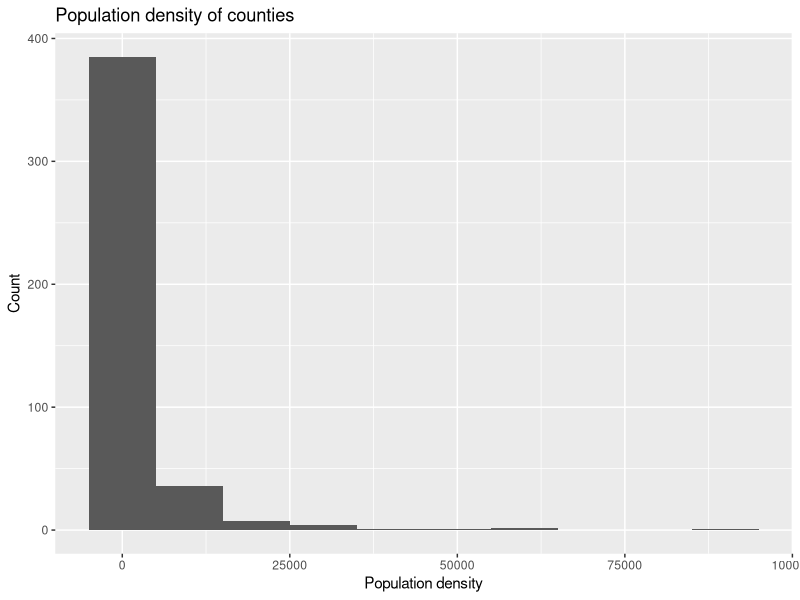
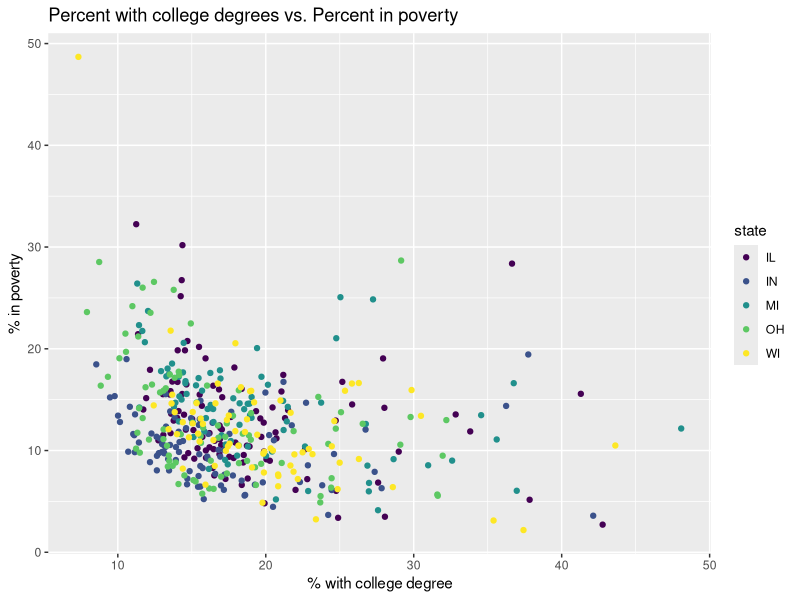
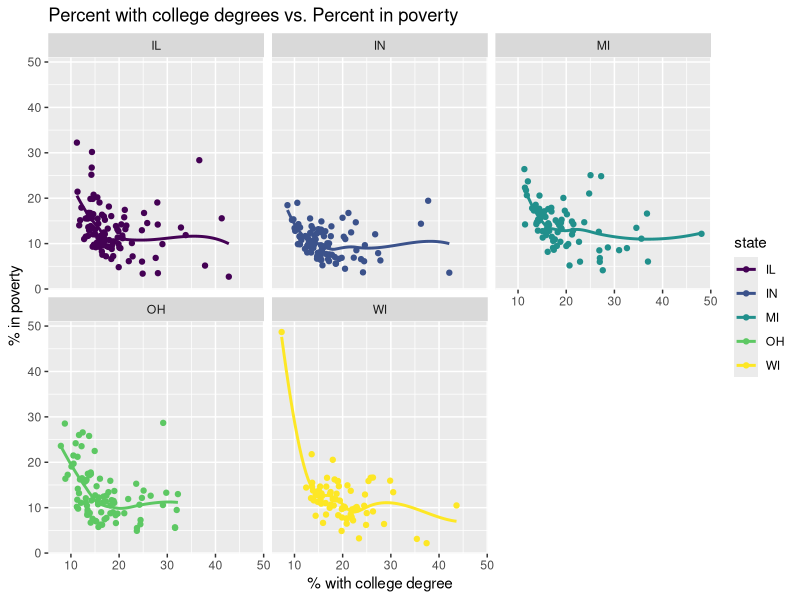
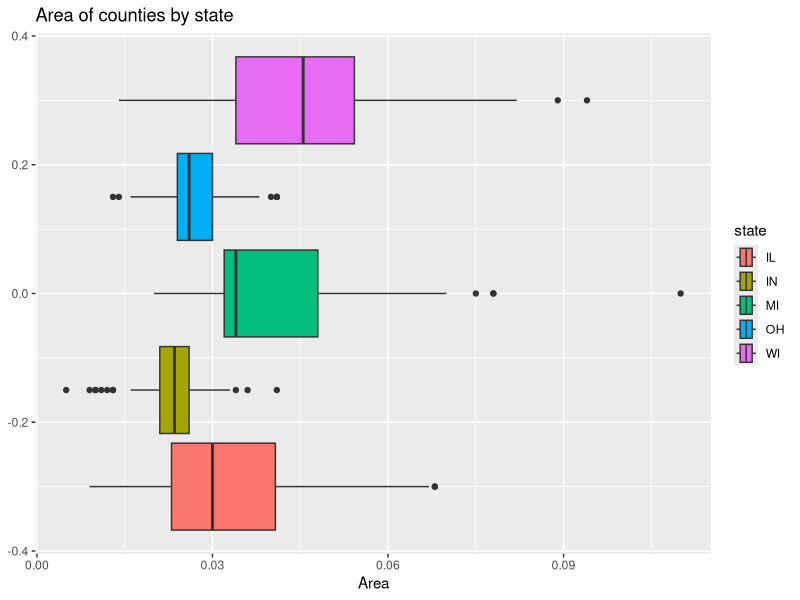
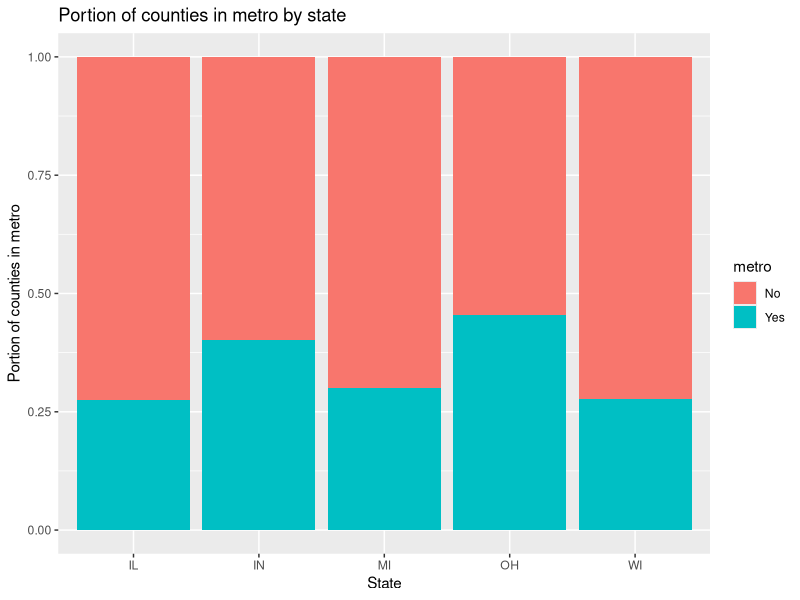
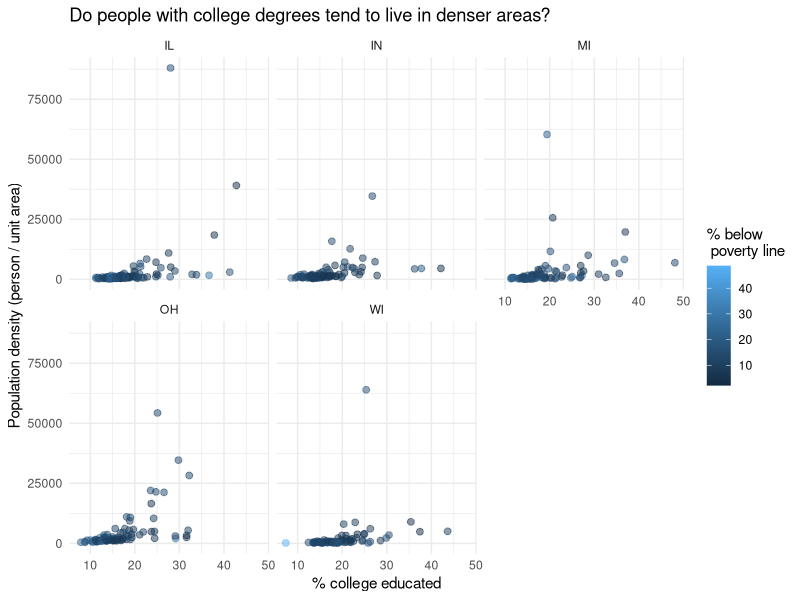

The R script that drew these images, in order:
## ---- chunk 1
#| label: load-packages
#| message: false
library(tidyverse)
library(viridis)
## ---- chunk 2
#| label: exercise-1
ggplot(midwest, aes(x = popdensity)) + 
  geom_histogram(binwidth = 10000) + 
  labs(x = "Population density", 
       y = "Count", 
       title = "Population density of counties")

## ---- chunk 3
#| label: exercise-2
ggplot(midwest, aes(x = percollege, y = percbelowpoverty, color = state)) + 
  geom_point() + 
  scale_color_viridis_d() + 
  labs(x="% with college degree", 
       y="% in poverty", 
       title="Percent with college degrees vs. Percent in poverty")
## ---- chunk 4
#| label: exercise-4
ggplot(midwest, aes(x = percollege, y = percbelowpoverty, color = state)) + 
  geom_point() + 
  facet_wrap(vars(state)) + 
  scale_color_viridis_d() + 
  labs(x = "% with college degree", 
       y = "% in poverty", 
       title = "Percent with college degrees vs. Percent in poverty") +
  geom_smooth(se = FALSE)
## ---- chunk 5
#| label: exercise-5

ggplot(midwest, aes(x=area, fill = state)) + 
  geom_boxplot() + 
  labs(x="Area", title="Area of counties by state")
## ---- chunk 6
#| label: exercise-6
midwest <- midwest |>
  mutate(metro = if_else(inmetro == 1, "Yes", "No"))

ggplot(data=midwest, aes(x=state, fill=metro))+
  geom_bar(position="fill")+
  labs(x="State", 
       y="Portion of counties in metro", 
       title="Portion of counties in metro by state")
## ---- chunk 7
#| label: exercise-7
ggplot(midwest, aes(x=percollege,y=popdensity, color=percbelowpoverty)) + 
  geom_point(size=2, alpha=0.5) + 
  facet_wrap(~state, nrow=2) + 
  labs(title="Do people with college degrees tend to live in denser areas?",
         x="% college educated", 
         y="Population density (person / unit area)", 
         col="% below \n poverty line") + 
  theme_minimal()
